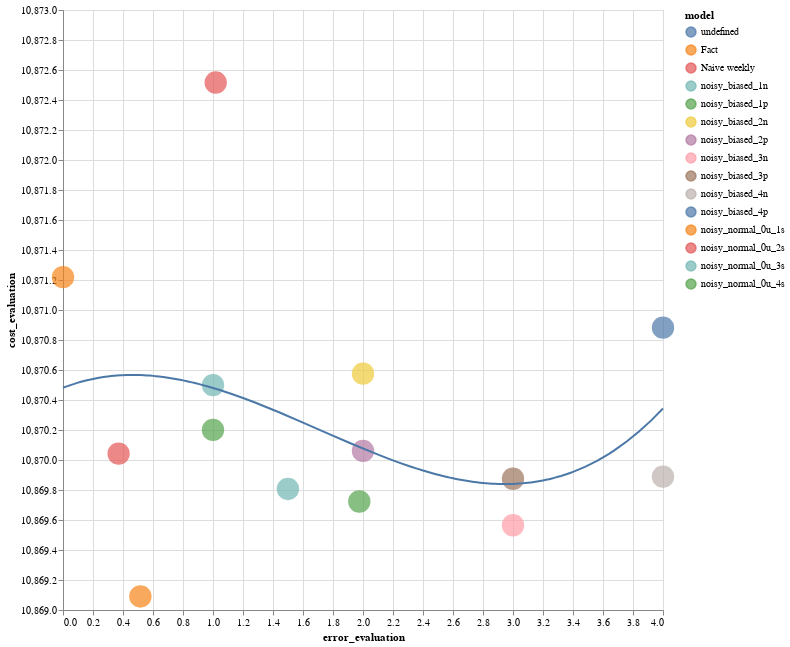

Notebook source saved alongside this figure:
### Code cell
chart = alt.Chart(results.loc[results.model != 'Fact (no control)']).mark_circle(size=500).encode(
    x='error_evaluation:Q',
    y=alt.Y('cost_evaluation:Q',scale=alt.Scale(zero=False)),
    color=alt.Color('model:N'),
    tooltip = ['model:N','error_evaluation:Q','cost_evaluation:Q']
).properties(width=600, height=600)

chart2 = alt.Chart(results.loc[results.model == 'Fact (no control)']).mark_circle(size=500).encode(
    x='error_evaluation:Q',
    y=alt.Y('cost_evaluation:Q',scale=alt.Scale(zero=False)),
    color=alt.Color('model:N'),
    tooltip = ['model:N','error_evaluation:Q','cost_evaluation:Q']
).properties(width=600, height=600)


chart +chart2+ chart.transform_regression('error_evaluation', 'cost_evaluation', method='poly').mark_line()

### Figure 1 — Vega-Lite specification as saved in the notebook (floating-point values rounded to 4 significant figures)
{"config": {"view": {"continuousWidth": 400, "continuousHeight": 300}}, "layer": [{"data": {"name": "data-2ea538852b345cd06afb29f8e030ae9a"}, "mark": {"type": "circle", "size": 500}, "encoding": {"color": {"type": "nominal", "field": "model"}, "tooltip": [{"type": "nominal", "field": "model"}, {"type": "quantitative", "field": "error_evaluation"}, {"type": "quantitative", "field": "cost_evaluation"}], "x": {"type": "quantitative", "field": "error_evaluation"}, "y": {"type": "quantitative", "field": "cost_evaluation", "scale": {"zero": false}}}, "height": 600, "width": 600}, {"data": {"name": "data-d751713988987e9331980363e24189ce"}, "mark": {"type": "circle", "size": 500}, "encoding": {"color": {"type": "nominal", "field": "model"}, "tooltip": [{"type": "nominal", "field": "model"}, {"type": "quantitative", "field": "error_evaluation"}, {"type": "quantitative", "field": "cost_evaluation"}], "x": {"type": "quantitative", "field": "error_evaluation"}, "y": {"type": "quantitative", "field": "cost_evaluation", "scale": {"zero": false}}}, "height": 600, "width": 600}, {"data": {"name": "data-2ea538852b345cd06afb29f8e030ae9a"}, "mark": "line", "encoding": {"color": {"type": "nominal", "field": "model"}, "tooltip": [{"type": "nominal", "field": "model"}, {"type": "quantitative", "field": "error_evaluation"}, {"type": "quantitative", "field": "cost_evaluation"}], "x": {"type": "quantitative", "field": "error_evaluation"}, "y": {"type": "quantitative", "field": "cost_evaluation", "scale": {"zero": false}}}, "height": 600, "transform": [{"on": "error_evaluation", "regression": "cost_evaluation", "method": "poly"}], "width": 600}], "$schema": "https://vega.github.io/schema/vega-lite/v4.8.1.json", "datasets": {"data-2ea538852b345cd06afb29f8e030ae9a": [{"model": "Naive weekly", "cost_evaluation": 10870.0, "error_evaluation": 0.3707}, {"model": "Naive daily", "cost_evaluation": 10870.0, "error_evaluation": null}, {"model": "Fact", "cost_evaluation": 10870.0, "error_evaluation": 0.0}, {"model": "noisy_biased_1p", "cost_evaluation": 10870.0, "error_evaluation": 1.0}, {"model": "noisy_biased_2p", "cost_evaluation": 10870.0, "error_evaluation": 2.0}, {"model": "noisy_biased_3p", "cost_evaluation": 10870.0, "error_evaluation": 3.0}, {"model": "noisy_biased_4p", "cost_evaluation": 10870.0, "error_evaluation": 4.0}, {"model": "noisy_biased_1n", "cost_evaluation": 10870.0, "error_evaluation": 1.0}, {"model": "noisy_biased_2n", "cost_evaluation": 10870.0, "error_evaluation": 2.0}, {"model": "noisy_biased_3n", "cost_evaluation": 10870.0, "error_evaluation": 3.0}, {"model": "noisy_biased_4n", "cost_evaluation": 10870.0, "error_evaluation": 4.0}, {"model": "noisy_normal_0u_1s", "cost_evaluation": 10870.0, "error_evaluation": 0.516}, {"model": "noisy_normal_0u_2s", "cost_evaluation": 10870.0, "error_evaluation": 1.018}, {"model": "noisy_normal_0u_3s", "cost_evaluation": 10870.0, "error_evaluation": 1.499}, {"model": "noisy_normal_0u_4s", "cost_evaluation": 10870.0, "error_evaluation": 1.975}], "data-d751713988987e9331980363e24189ce": []}}
